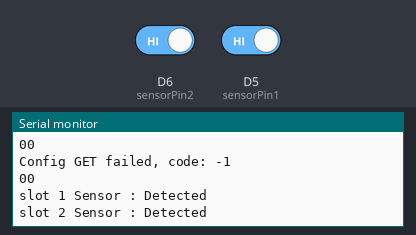
A program run on a simulated ESP8266 (NodeMCU). On the bench: the last lines printed to the serial monitor. Inputs (shaded band) come from the test bench; at power-on: D6 (sensorPin2) HIGH, D5 (sensorPin1) HIGH. WiFi joins after 1.5 s; servers stay silent unless stated; uploads are accepted with an empty reply.

Above: at 2.7 s.
2.8 s: D6 (sensorPin2) driven LOW
At 3.13 s:
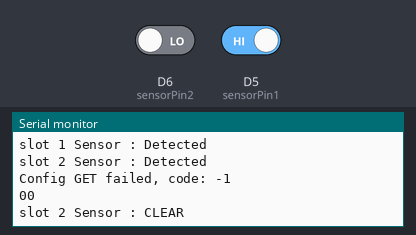
4.3 s: D5 (sensorPin1) driven LOW
At 4.59 s:
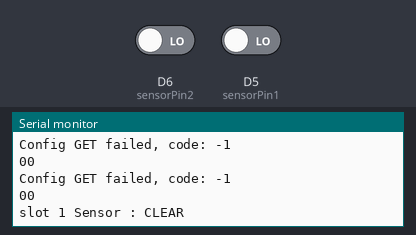

The program:

main.cpp
```cpp
#include <Arduino.h>
#include <ESP8266WiFi.h>
#include <ESP8266HTTPClient.h>
#include <WiFiClientSecure.h>
#include <ArduinoJson.h>

const char* ssid = "S1-211";
const char* password = "68718224";

// API
const char* api_post = "https://thijodrot.onrender.com/api/parking";
const char* api_get  = "https://thijodrot.onrender.com/api/parking/status";

// Sensor
const int sensorPin1 = D5;
const int sensorPin2 = D6;

// LED
int Rsensor1 = D1;
int Gsensor1 = D2;

int Rsensor2 = D7;
int Gsensor2 = D0;

// กันค่ารวน
int triggerCount1 = 0;
int triggerCount2 = 0;
const int triggerThreshold = 3;

// สถานะล่าสุด
bool lastState1 = false;
bool lastState2 = false;

// ซ่อมบำรุง (บังคับจาก server)
bool override1 = false;
bool override2 = false;

// เวลาสุดท้ายที่ดึง config
unsigned long lastFetch = 0;
const unsigned long fetchInterval = 2000; // 1 วิ

// ===== ส่ง API =====
void sendToAPI(int slot, int status) {
  if (WiFi.status() == WL_CONNECTED) {
    WiFiClientSecure client;
    client.setInsecure();
    HTTPClient http;

    http.begin(client, api_post);
    http.addHeader("Content-Type", "application/json");

    String payload = "{\"slot\":" + String(slot) + ", \"status\":" + String(status) + "}";
    //int httpResponseCode =
    http.POST(payload);

    //Serial.print("POST Data: ");
    //Serial.println(payload);
    //Serial.print("Response Code: ");
    //Serial.println(httpResponseCode);

    //String response = http.getString();
    //Serial.println("Response Body: " + response);

    http.end();
  }
}

// ===== ดึงค่า config จาก server =====
void fetchConfig() {
  if (WiFi.status() == WL_CONNECTED) {
    WiFiClientSecure client;
    client.setInsecure();
    HTTPClient http;

    http.begin(client, api_get);
    int httpResponseCode = http.GET();

    if (httpResponseCode == 200) {
      String response = http.getString();
      Serial.println(response);
      Serial.println("==================");

      JsonDocument doc;
      DeserializationError error = deserializeJson(doc, response);

      if (!error) {
        // เพราะ server ส่งมาเป็น array
        for (JsonObject obj : doc.as<JsonArray>()) {
          int slot   = obj["slot"];
          int status = obj["status"];

          if (slot == 1) {
            override1 = (status == 2);
          } else if (slot == 2) {
            override2 = (status == 2);
          }
        }
      } else {
        Serial.print("deserializeJson() failed: ");
        Serial.println(error.c_str());
      }
    } else {
      Serial.print("Config GET failed, code: ");
      Serial.println(httpResponseCode);
    }

    http.end();
  }
}


// ===== Setup =====
void setup() {
  pinMode(sensorPin1, INPUT_PULLUP);
  pinMode(sensorPin2, INPUT_PULLUP);

  pinMode(Rsensor1, OUTPUT);
  pinMode(Gsensor1, OUTPUT);
  pinMode(Rsensor2, OUTPUT);
  pinMode(Gsensor2, OUTPUT);

  Serial.begin(115200);

  WiFi.begin(ssid, password);
  Serial.print("Connecting WiFi");
  while (WiFi.status() != WL_CONNECTED) {
    delay(500);
    Serial.print(".");
  }
  Serial.println("\nWiFi connected!");
}

// ===== Loop =====

  void loop() {

 // ดึง config ทุก 2 วิ
  //if (millis() - lastFetch > fetchInterval) {
   // lastFetch = millis();
    fetchConfig();
    Serial.print(override1);
    Serial.println(override2);
 // }

  bool s1 = (digitalRead(sensorPin1) == HIGH);
  bool s2 = (digitalRead(sensorPin2) == HIGH);

  // ---------- Slot 1 ----------
  if (override1) {
    // ซ่อมบำรุง → เหลือง
    analogWrite(Rsensor1, 255);
    analogWrite(Gsensor1, 100);
  } else {
    // ตรวจจับ
    if (s1) {
      triggerCount1++;
      if (triggerCount1 >= triggerThreshold && lastState1 == false) {
        lastState1 = true;
        triggerCount1 = 0; // reset กัน overshoot
        analogWrite(Rsensor1, 255);
        analogWrite(Gsensor1, 0);
        Serial.println("slot 1 Sensor : Detected");
        sendToAPI(1, 1);
      }
    } else {
      if (lastState1 == true) {
        lastState1 = false;
        triggerCount1 = 0;
        analogWrite(Rsensor1, 0);
        analogWrite(Gsensor1, 255);
        Serial.println("slot 1 Sensor : CLEAR");
        sendToAPI(1, 0);
      }
    }
  }

  // ---------- Slot 2 ----------
  if (override2) {
    // ซ่อมบำรุง → เหลือง
    analogWrite(Rsensor2, 255);
    analogWrite(Gsensor2, 100);
  } else {
    // ตรวจจับ
    if (s2) {
      triggerCount2++;
      if (triggerCount2 >= triggerThreshold && lastState2 == false) {
        lastState2 = true;
        triggerCount2 = 0;
        analogWrite(Rsensor2, 255);
        analogWrite(Gsensor2, 0);
        Serial.println("slot 2 Sensor : Detected");
        sendToAPI(2, 1);
      }
    } else {
      if (lastState2 == true) {
        lastState2 = false;
        triggerCount2 = 0;
        analogWrite(Rsensor2, 0);
        analogWrite(Gsensor2, 255);
        Serial.println("slot 2 Sensor : CLEAR");
        sendToAPI(2, 0);
      }
    }
  }

  delay(50); // ลดให้ responsive มากขึ้น
}
```

Measured:
- after the input at 2.8 s, the serial monitor: prints a new line after 0.05 s (image 1)
- after the input at 4.3 s, the serial monitor: prints a new line at once (image 2)
